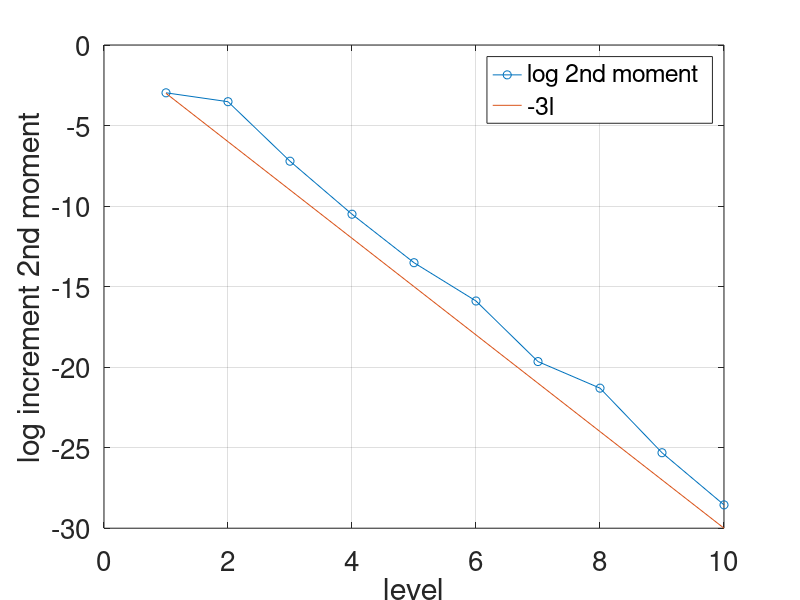

Here is the MATLAB script that generated this plot:
clear;set(0,'defaultaxesfontsize',20);
% scalar input x=1, scalar output
% estimate convergence of 2 layer NN f_N(x;theta_N)
L=10;R=100
x=1;a=1

 
for r=1:R

    N=1*2^L;k=[1:N]';
    w1=randn(N,1)./k.^a;
    b1=randn(N,1)./k.^a;
    w2=diag(1./k.^a)*randn(N,N,1)*diag(1./k.^a);
    b2=randn(N,1)./k.^a;
    w3=randn(1,N,1)./(k').^a;
    b3=0*randn;

    for l=1:L

    fine = w3(1:2^l)*max(w2(1:2^l,1:2^l)*max(w1(1:2^l)*x+b1(1:2^l),0)+b2(1:2^l),0)+b3;
    coarse = w3(1,1:2^(l-1))*max(w2(1:2^(l-1),1:2^(l-1))*max(w1(1:2^(l-1))*x+b1(1:2^(l-1)),0)+...
        b2(1:2^(l-1)),0)+b3;
    
    err(l,r)=(fine-coarse)^2;
    err2(l,r)=(fine^2-coarse^2)^2;
    est(l,r)=fine;
    
    end
    
end

out=sum(est,2)/R
out2=sum(est.^2,2)/R
err1=sum(err,2)/R    
err22=sum(err2,2)/R

figure(1)
plot(1:10,log2(err1),'-o');grid;hold;
plot(1:10,-3*(1:10));hold
legend('log 2nd moment',strcat('-',num2str(3),'l'))
xlabel('level')
ylabel('log increment 2nd moment')


